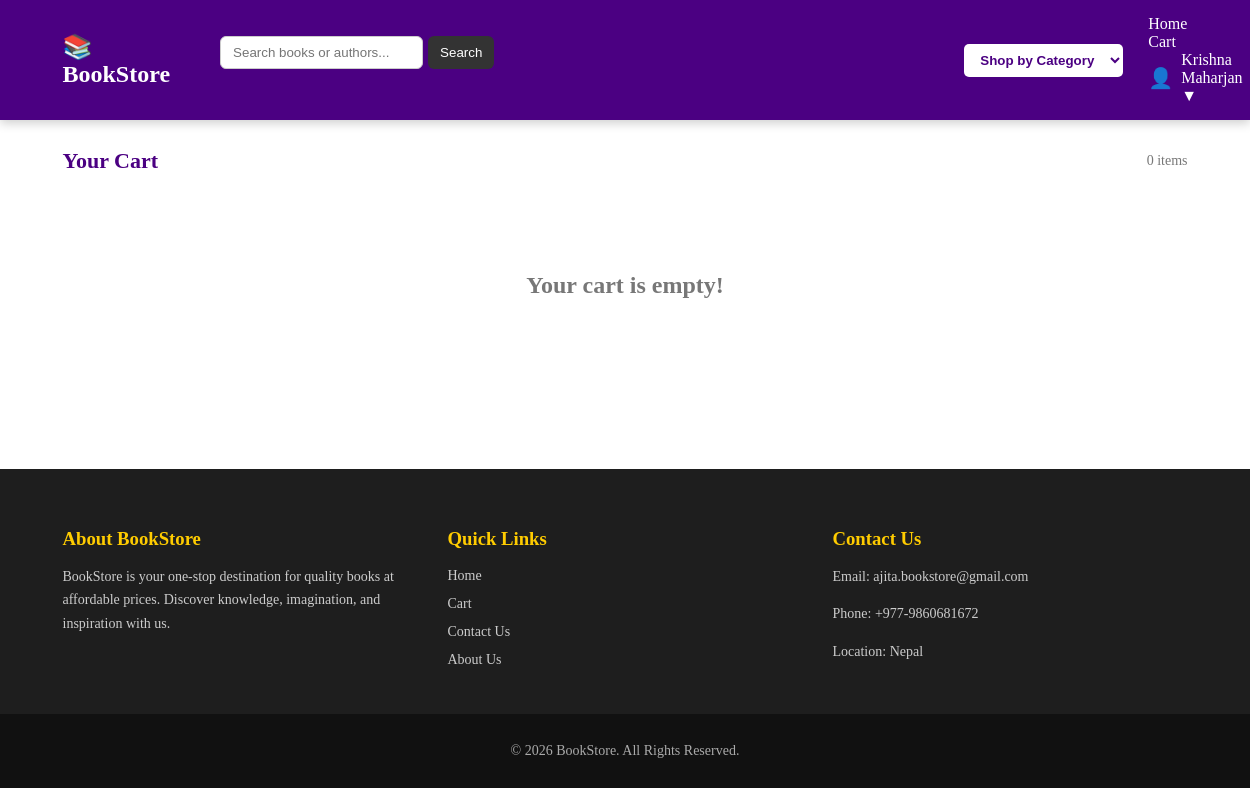
The page /pages/cart/cart.php (signed in) on the database as committed earlier.
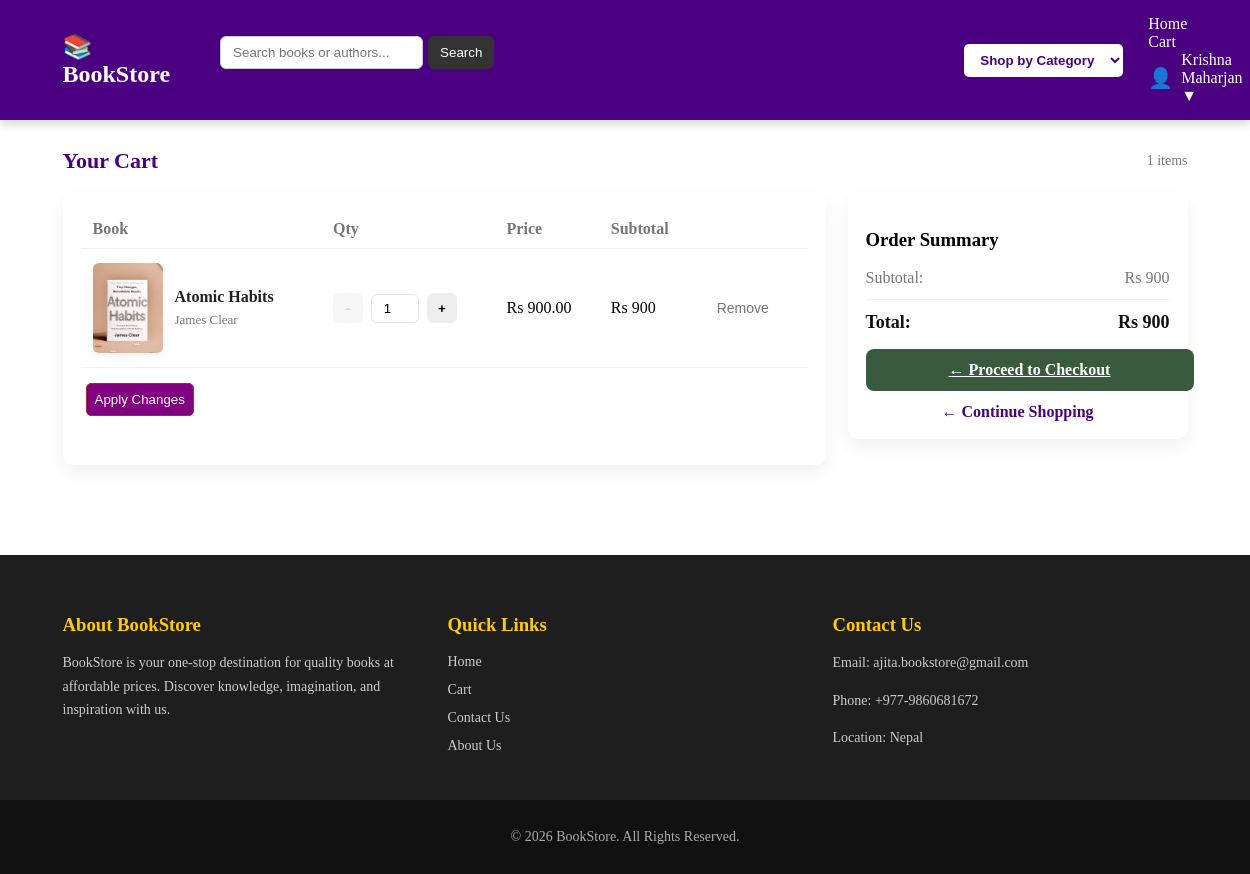
The same page on the database as committed later.
### tables this page shows
CREATE TABLE `cart` (
  `id` int(11) NOT NULL,
  `user_id` int(11) NOT NULL,
  `book_id` int(11) NOT NULL,
  `quantity` int(11) NOT NULL DEFAULT 1,
  `created_at` timestamp NOT NULL DEFAULT current_timestamp()
);

CREATE TABLE `books` (
  `id` int(11) NOT NULL,
  `title` varchar(100) NOT NULL,
  `author` varchar(100) NOT NULL,
  `price` decimal(10,2) NOT NULL,
  `description` text NOT NULL,
  `image` varchar(255) NOT NULL,
  `created_at` timestamp NOT NULL DEFAULT current_timestamp() ON UPDATE current_timestamp(),
  `stock` int(11) DEFAULT 1,
  `category_id` int(11) NOT NULL
);

### pages/cart/cart.php (the view, shortened to what this page needs)
<?php
$base_url = "/ECOMMERCE";
include("../../includes/header.php");
$user_id = $_SESSION['user_id'];
$total = 0;
$query = "SELECT c.*, b.title, b.author, b.price, b.image ,b.stock
          FROM cart c
          JOIN books b ON c.book_id = b.id
          WHERE c.user_id = '$user_id'";
$result = mysqli_query($conn, $query);
?>
<link rel="stylesheet" href="<?php echo $base_url; ?>/assets/css/cart/cart.css">
<link rel="stylesheet" href="https://cdnjs.cloudflare.com/ajax/libs/toastr.js/latest/toastr.min.css">
<div class="cart-container">
    <div class="cart-header">
        <h1>Your Cart</h1>
        <div class="small"><?php echo mysqli_num_rows($result); ?> items</div>
    </div>
    <?php if (mysqli_num_rows($result) == 0) { ?>
        <div class="cart-empty">
            <h2>Your cart is empty!</h2>
        </div>
    <?php } else { ?>
        <div class="cart-layout">
            <div class="cart-items">
                <form method="POST">
                    <table class="cart-table">
                        <thead>
                            <tr>
                                <th>Book</th>
                                <th>Qty</th>
                                <th>Price</th>
                                <th>Subtotal</th>
                                <th></th>
                            </tr>
                        </thead>
                        <tbody>
                            <?php while ($row = mysqli_fetch_assoc($result)) {
                                $subtotal = $row['price'] * $row['quantity'];
                                $total += $subtotal;
                                ?>
                                <tr>
                                    <td>
                                        <div class="cart-product">
                                            <img src="<?php echo $base_url; ?>/admin/images/<?php echo $row['image']; ?>">
                                            <div class="prod-info">
                                                <h4><?php echo $row['title']; ?></h4>
                                                <p><?php echo $row['author']; ?></p>
                                            </div>
                                        </div>
                                    </td>
                                    <td>
                                        <div class="qty-controls" data-stock="<?php echo $row['stock']; ?>">
                                            <button type="button" class="minus-btn" <?php echo ($row['quantity'] <= 1) ? 'disabled style="opacity:0.5; cursor:not-allowed;"' : ''; ?>>-</button>
                                            <input type="number" name="quantity[<?php echo $row['book_id']; ?>]"
                                                value="<?php echo $row['quantity']; ?>" min="1"
                                                max="<?php echo $row['stock']; ?>" readonly>
                                            <button type="button" class="plus-btn" <?php echo ($row['quantity'] >= $row['stock']) ? 'disabled style="opacity:0.5; cursor:not-allowed;"' : ''; ?>>
                                                +
                                            </button>
                                        </div>
                                    </td>
                                    <td>Rs <?php echo $row['price']; ?></td>
                                    <td>Rs <?php echo $subtotal; ?></td>
                                    <td>
                                        <button type="button" class="btn-remove"
                                            data-book-id="<?php echo $row['book_id']; ?>">Remove</button>
                                    </td>
                                </tr>
                            <?php } ?>
                        </tbody>
                    </table>
                    <button type="submit" name="confirm_change" class="btn-confirm">
                        Apply Changes
                    </button>
                </form>
            </div>
            <aside class="cart-summary">
                <h3>Order Summary</h3>
                <div class="summary-row">
                    <span>Subtotal:</span>
                    <span>Rs <?php echo $total; ?></span>
                </div>
                <div class="summary-row total">
                    <span>Total:</span>
                    <span>Rs <?php echo $total; ?></span>
                </div>
                <a href="checkout.php" class="btn-checkout">← Proceed to Checkout</a>
                <a href="<?php echo $base_url; ?>/index.php" class="continue-link">← Continue Shopping</a>
            </aside>
        </div>
    <?php } ?>
</div>
<?php
include("../../includes/footer.php");
?>

Rows that differ between the two databases and show on the page:
added cart: book.image (picture), book.title "Atomic Habits", book.author "James Clear", quantity "1", book.price "900.00", subtotal "900"
Other text that changed with them:
mysqli_num_rows($result): "0" → "1"
$total: (not shown) → "900"
text no longer shown: "Your cart is empty!"
text now shown: "Book Qty Price Subtotal Apply Changes Order Summary Subtotal: Rs Total: Rs ← Proceed to Checkout ← Continue Shopping"
